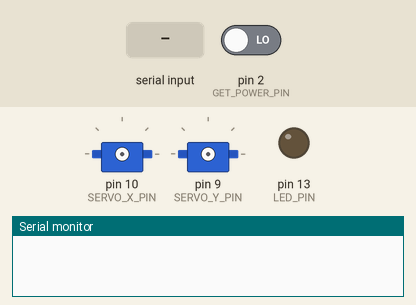
Recording of a sketch running on a simulated Arduino Uno, built with avr-gcc and run on an emulated ATmega328P. On the bench: 2 × servo, output pins drawn as LEDs (lit = HIGH), the last lines printed to the serial monitor. Dashed ring = blinking. The test bench sets the inputs (shaded band); at power-on: pin 2 (GET_POWER_PIN) LOW. Pins used as bus, display or sensor lines are not drawn.

Above: at 1.2 s.
1.3 s: "Q" received over Serial
At 1.7 s:
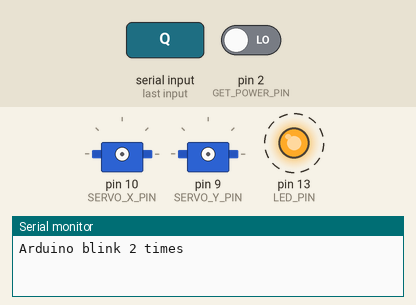
4.3 s: pin 2 (GET_POWER_PIN) driven HIGH
At 5.5 s:
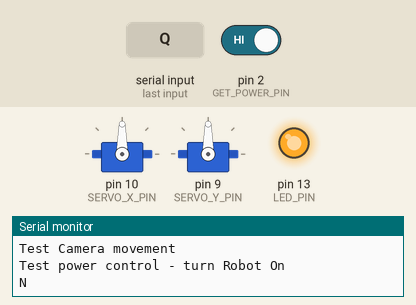
Timing chart, 0 to 7.3 s (numbered marks = the images above; inputs shaded):
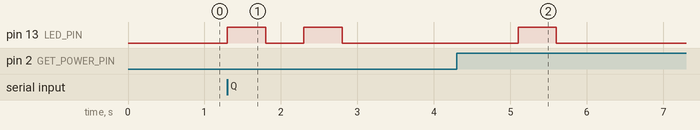

The sketch:

powercontrol.ino
```cpp
#include <Servo.h>
#include <SoftwareSerial.h>

const int GET_POWER_PIN = 2;
const int SET_POWER_PIN = 6;
const int SERVO_X_PIN = 10;
const int SERVO_Y_PIN = 9;
const int SERIAL_RX_PIN = 11;
const int SERIAL_TX_PIN = 3;
const int LED_PIN = 13;

const int GET_POWER_BYTE = 'G';
const int SET_POWER_BYTE = 'S';

const int SERVO_X_BYTE = 'X';
const int SERVO_Y_BYTE = 'Y';

const int SERVO_PLUS_BYTE = '+';
const int SERVO_MINUS_BYTE = '-';
const int SERVO_RESET_BYTE = '0';
const int SERVO_MOVE_STEP = 30;

const int POWER_STATUS_OFF = 'F';
const int POWER_STATUS_ON = 'N';

int commandByte = 0;         // incoming serial byte

Servo servoX;
Servo servoY;
int currentServo = SERVO_X_BYTE;

int currentCommandType = 'Q';

SoftwareSerial mySerial(SERIAL_RX_PIN, SERIAL_TX_PIN);

void setup(){
  // start serial port at 9600 bps:
  Serial.begin(9600);
  mySerial.begin(57600);
  pinMode(GET_POWER_PIN, INPUT);
  pinMode(SET_POWER_PIN, OUTPUT);
  pinMode(LED_PIN, OUTPUT);
  //servoX.attach(SERVO_X_PIN);
  //servoY.attach(SERVO_Y_PIN);
}

void loop(){
  if (Serial.available() > 0) {
    commandByte = Serial.read();

    switch (commandByte){
      // Power control
      case 'P':
        currentCommandType = commandByte;
        break;
      // Robot control
      case 'R':
        currentCommandType = commandByte;
        break;
      // Camera control
      case 'C':
        currentCommandType = commandByte;
        break;
      // Reset command type flag
      case 'Q':
        currentCommandType = commandByte;
      // Perform internal test
      case 'T':
        performTest();
        break;
      default:
        processCommand(commandByte);
    }
    delay(100);
  }
}

void processCommand(int commandByte){
  switch (currentCommandType){
      case 'P':
        processPowerCommand(commandByte);
        break;
      // Robot control
      case 'R':
        processRobotCommand(commandByte);
        break;
      // Camera control
      case 'C':
        processCameraCommand(commandByte);
        break;
    }
}

void processPowerCommand(int commandByte){
  switch (commandByte) {
    case GET_POWER_BYTE:
      sendPowerStatus();
      break;
    case SET_POWER_BYTE:
       switchPower();
      break;
  }
}

void processRobotCommand(int commandByte){
  mySerial.write(commandByte);
}

void processCameraCommand(int commandByte){
  switch (commandByte) {
    case SERVO_X_BYTE:
      currentServo = SERVO_X_BYTE;
      break;
    case SERVO_Y_BYTE:
      currentServo = SERVO_Y_BYTE;
      break;
    default:
      if (currentServo == SERVO_X_BYTE){
        servoX.attach(SERVO_X_PIN);
        moveServo(servoX, commandByte);
        servoX.detach();
      }

      if (currentServo == SERVO_Y_BYTE){
        servoY.attach(SERVO_Y_PIN);
        moveServo(servoY, commandByte);
        servoY.detach();
      }
  }
}

void moveServo(Servo s, int commandByte){
  int currentPos = s.read();
  int nextPos = 90;
  switch (commandByte){
    case SERVO_PLUS_BYTE:
      nextPos = currentPos + SERVO_MOVE_STEP;
      if (nextPos > 180) nextPos = 180;
      break;
    case SERVO_MINUS_BYTE:
      nextPos = currentPos - SERVO_MOVE_STEP;
      if (nextPos < 0) nextPos = 0;
      break;
  }
  s.write(nextPos);
  delay(300);
}

void sendPowerStatus(){
  int result = 0;
  if (digitalRead(GET_POWER_PIN) == LOW)
    result = POWER_STATUS_OFF;
  else
    result = POWER_STATUS_ON;
  sendByteBack(result);
}

void switchPower(){
  blink();
  digitalWrite(SET_POWER_PIN, LOW);
  digitalWrite(SET_POWER_PIN, HIGH); // switch power on
  digitalWrite(SET_POWER_PIN, LOW);
  delay(3500);
}

void blink(){
  digitalWrite(LED_PIN, HIGH);   // set the LED on
  delay(500);              // wait for a second
  digitalWrite(LED_PIN, LOW);    // set the LED off
  delay(500);              // wait for a second
}

void sendByteBack(int inByte){
  Serial.write(inByte);
}

void performTest(){

  Serial.println("Arduino blink 2 times");
  blink();
  blink();

  Serial.println("Test Camera movement");
  currentCommandType = 'C';
    processCommand('X');
    processCommand('+');
    processCommand('Y');
    processCommand('+');
    processCommand('X');
    processCommand('+');
    processCommand('Y');
    processCommand('+');
    processCommand('X');
    processCommand('0');
    processCommand('Y');
    processCommand('0');
  currentCommandType = 'Q';

  Serial.println("Test power control - turn Robot On");
  currentCommandType = 'P';
    processCommand('G');
    processCommand('S');
    delay(4000);
  currentCommandType = 'Q';

  Serial.println("Test robot control");
  currentCommandType = 'R';
    processCommand(128);
    processCommand(132);
    Serial.println("Robot Start");
    delay(500);
    Serial.println("Set ADV LED to On");
    processCommand(139);
    processCommand(8);
    processCommand(0);
    processCommand(0);
    delay(1000);
    Serial.println("Set Play LED to On");
    processCommand(139);
    processCommand(2);
    processCommand(0);
    processCommand(0);
    Serial.println("Set PWR LED to On");
    delay(1000);
    processCommand(139);
    processCommand(0);
    processCommand(255);
    processCommand(255);
    delay(1000);
    Serial.println("Set ALL LEDs to Off");
    delay(1000);
    processCommand(139);
    processCommand(0);
    processCommand(0);
    processCommand(0);
    delay(1000);
  currentCommandType = 'Q';

  Serial.println("Test power control - turn Robot Off");
  currentCommandType = 'P';
    processCommand('G');
    processCommand('S');
  currentCommandType = 'Q';

  Serial.println("Arduino blink 3 times");
  blink();
  blink();
  blink();

  Serial.println("Test Complete");
}
```

Measured:
- after the input at 1.3 s, pin 13 (LED_PIN): alternates HIGH for 0.50 s and LOW for 0.50 s, 4 changes in all, then stays LOW, starting at once
